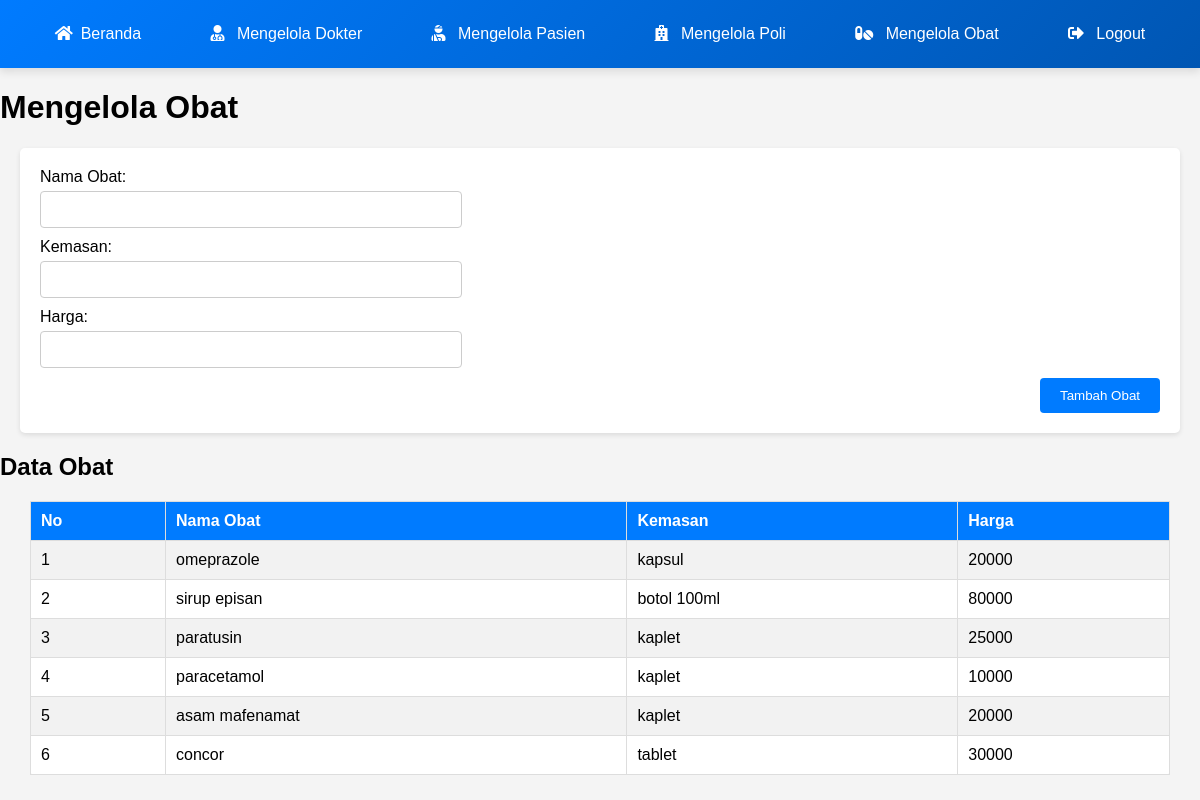
/BK/admin_sistem/mengelolaObat.php (signed in), run on the app's committed database.
### tables this page shows
CREATE TABLE `obat` (
  `id` int(10) UNSIGNED NOT NULL,
  `nama_obat` varchar(50) NOT NULL,
  `kemasan` varchar(35) NOT NULL,
  `harga` int(11) NOT NULL
);

### BK/admin_sistem/mengelolaObat.php (the view, shortened to what this page needs)
<?php
include 'db.php';
$query_obat = "SELECT * FROM obat";
$result_obat = $pdo->query($query_obat);
?>
<!DOCTYPE html>
<html lang="en">
<head>
    <link rel="stylesheet" href="https://cdnjs.cloudflare.com/ajax/libs/font-awesome/5.15.4/css/all.min.css">
</head>
<body>
<header>
    <div class="navbar">
        <a href="admin.php"><i class="fa fa-home" aria-hidden="true"></i>Beranda</a>
        <a href="mengelolaDokter.php"><i class="fas fa-user-md"></i> Mengelola Dokter</a>
        <a href="mengelolaPasien.php"><i class="fas fa-user-injured"></i> Mengelola Pasien</a>
        <a href="mengelolaPoli.php"><i class="fas fa-hospital"></i> Mengelola Poli</a>
        <a href="mengelolaObat.php"><i class="fas fa-pills"></i> Mengelola Obat</a>
        <a href="logout.php"><i class="fas fa-sign-out-alt"></i> Logout</a>
    </div>
</header>
<h1>Mengelola Obat</h1>
<form action="" method="post">
    <label>Nama Obat:</label>
    <input type="text" name="nama_obat" required>
    <label>Kemasan:</label>
    <input type="text" name="kemasan" required>
    <label>Harga:</label>
    <input type="number" name="harga" required>
    <div class="submit-container">
        <input type="submit" name="tambah_obat" value="Tambah Obat">
    </div>
</form>
<h2>Data Obat</h2>
<table>
    <tr>
        <th>No</th>
        <th>Nama Obat</th>
        <th>Kemasan</th>
        <th>Harga</th>
    </tr>
    <?php
    $no = 1;
    foreach ($result_obat as $row) {
        echo '<tr>';
        echo '<td>' . $no . '</td>';
        echo '<td>' . htmlspecialchars($row['nama_obat']) . '</td>';
        echo '<td>' . htmlspecialchars($row['kemasan']) . '</td>';
        echo '<td>' . htmlspecialchars($row['harga']) . '</td>';
        echo '</tr>';
        $no++;
    };
    ?>
</table>
</body>
</html>

### BK/admin_sistem/mengelolaObat.php (style rules this page uses)
body { font-family: Arial, sans-serif; background-color: #f4f4f4; margin: 0; padding: 0; }
.navbar { background: linear-gradient(135deg, #007BFF, #0056b3); padding: 15px 20px; box-shadow: 0 4px 8px rgba(0, 0, 0, 0.1); position: sticky; top: 0; display: flex; justify-content: space-around; align-items: center; z-index: 1000; }
.navbar a { color: white; text-decoration: none; padding: 10px 15px; font-size: 1em; transition: background-color 0.3s ease, transform 0.2s ease; border-radius: 5px; }
.navbar a i { margin-right: 8px; }
form { background-color: #fff; padding: 20px; border-radius: 5px; box-shadow: 0 2px 5px rgba(0, 0, 0, 0.1); margin: 20px; }
label { display: block; margin-bottom: 5px; }
input[type="text"], input[type="number"] { width: 400px; padding: 10px; margin-bottom: 10px; border: 1px solid #ccc; border-radius: 4px; }
.submit-container { display: flex; justify-content: flex-end; width: 100%; }
input[type="submit"] { background-color: #007BFF; color: white; border: none; padding: 10px 20px; border-radius: 4px; cursor: pointer; }
table { width: 95%; border-collapse: collapse; margin: 20px auto; background-color: #fff; border-radius: 5px; }
table th, table td { border: 1px solid #ddd; padding: 10px; text-align: left; }
table th { background-color: #007BFF; color: white; }
table tr:nth-child(even) { background-color: #f2f2f2; }

### data on the page
obat: nama_obat "omeprazole", kemasan "kapsul", harga "20000"
obat: nama_obat "sirup episan", kemasan "botol 100ml", harga "80000"
obat: nama_obat "paratusin", kemasan "kaplet", harga "25000"
obat: nama_obat "paracetamol", kemasan "kaplet", harga "10000"
obat: nama_obat "asam mafenamat", kemasan "kaplet", harga "20000"
obat: nama_obat "concor", kemasan "tablet", harga "30000"
